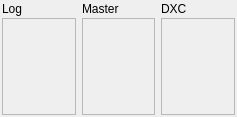
<?xml version="1.0" encoding="UTF-8"?>
<ui version="4.0">
 <class>CheckWindow</class>
 <widget class="QDockWidget" name="CheckWindow">
  <property name="geometry">
   <rect>
    <x>0</x>
    <y>0</y>
    <width>237</width>
    <height>117</height>
   </rect>
  </property>
  <property name="focusPolicy">
   <enum>Qt::NoFocus</enum>
  </property>
  <property name="windowTitle">
   <string>Check Partial</string>
  </property>
  <widget class="QWidget" name="widget">
   <layout class="QGridLayout" name="checkpartialgridlayout">
    <property name="horizontalSpacing">
     <number>-1</number>
    </property>
    <property name="verticalSpacing">
     <number>2</number>
    </property>
    <property name="margin" stdset="0">
     <number>2</number>
    </property>
    <item row="1" column="1">
     <widget class="QScrollArea" name="masterAreaScroll">
      <property name="focusPolicy">
       <enum>Qt::ClickFocus</enum>
      </property>
      <property name="sizeAdjustPolicy">
       <enum>QAbstractScrollArea::AdjustToContents</enum>
      </property>
      <property name="widgetResizable">
       <bool>true</bool>
      </property>
      <widget class="QWidget" name="masterScrollWidget">
       <property name="geometry">
        <rect>
         <x>0</x>
         <y>0</y>
         <width>69</width>
         <height>75</height>
        </rect>
       </property>
       <layout class="QVBoxLayout" name="masterLayout">
        <property name="spacing">
         <number>0</number>
        </property>
        <property name="margin" stdset="0">
         <number>0</number>
        </property>
       </layout>
      </widget>
     </widget>
    </item>
    <item row="1" column="2">
     <widget class="QScrollArea" name="dxcAreaScroll">
      <property name="focusPolicy">
       <enum>Qt::ClickFocus</enum>
      </property>
      <property name="sizeAdjustPolicy">
       <enum>QAbstractScrollArea::AdjustToContents</enum>
      </property>
      <property name="widgetResizable">
       <bool>true</bool>
      </property>
      <widget class="QWidget" name="dxcScrollWidget">
       <property name="geometry">
        <rect>
         <x>0</x>
         <y>0</y>
         <width>69</width>
         <height>75</height>
        </rect>
       </property>
       <layout class="QVBoxLayout" name="dxcLayout">
        <property name="spacing">
         <number>0</number>
        </property>
        <property name="margin" stdset="0">
         <number>0</number>
        </property>
       </layout>
      </widget>
     </widget>
    </item>
    <item row="1" column="0">
     <widget class="QScrollArea" name="qsoAreaScroll">
      <property name="focusPolicy">
       <enum>Qt::ClickFocus</enum>
      </property>
      <property name="sizeAdjustPolicy">
       <enum>QAbstractScrollArea::AdjustToContents</enum>
      </property>
      <property name="widgetResizable">
       <bool>true</bool>
      </property>
      <widget class="QWidget" name="qsoScrollWidget">
       <property name="geometry">
        <rect>
         <x>0</x>
         <y>0</y>
         <width>69</width>
         <height>75</height>
        </rect>
       </property>
       <layout class="QVBoxLayout" name="qsoLayout">
        <property name="spacing">
         <number>0</number>
        </property>
        <property name="margin" stdset="0">
         <number>0</number>
        </property>
       </layout>
      </widget>
     </widget>
    </item>
    <item row="0" column="0">
     <widget class="QLabel" name="logListLabel">
      <property name="text">
       <string>Log</string>
      </property>
     </widget>
    </item>
    <item row="0" column="1">
     <widget class="QLabel" name="masterListLabel">
      <property name="text">
       <string>Master</string>
      </property>
     </widget>
    </item>
    <item row="0" column="2">
     <widget class="QLabel" name="telnetListLabel">
      <property name="text">
       <string>DXC</string>
      </property>
     </widget>
    </item>
   </layout>
  </widget>
 </widget>
 <tabstops>
  <tabstop>dxcAreaScroll</tabstop>
  <tabstop>qsoAreaScroll</tabstop>
  <tabstop>masterAreaScroll</tabstop>
 </tabstops>
 <resources/>
 <connections/>
</ui>
